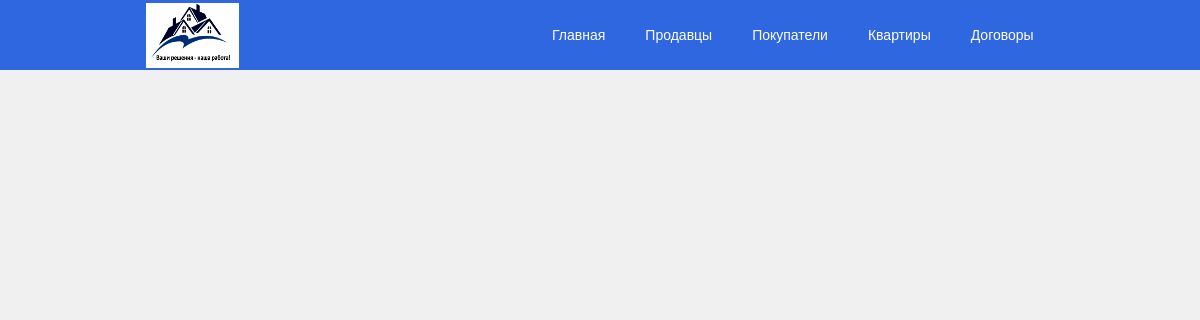
The app's page /flat_view/, older data.
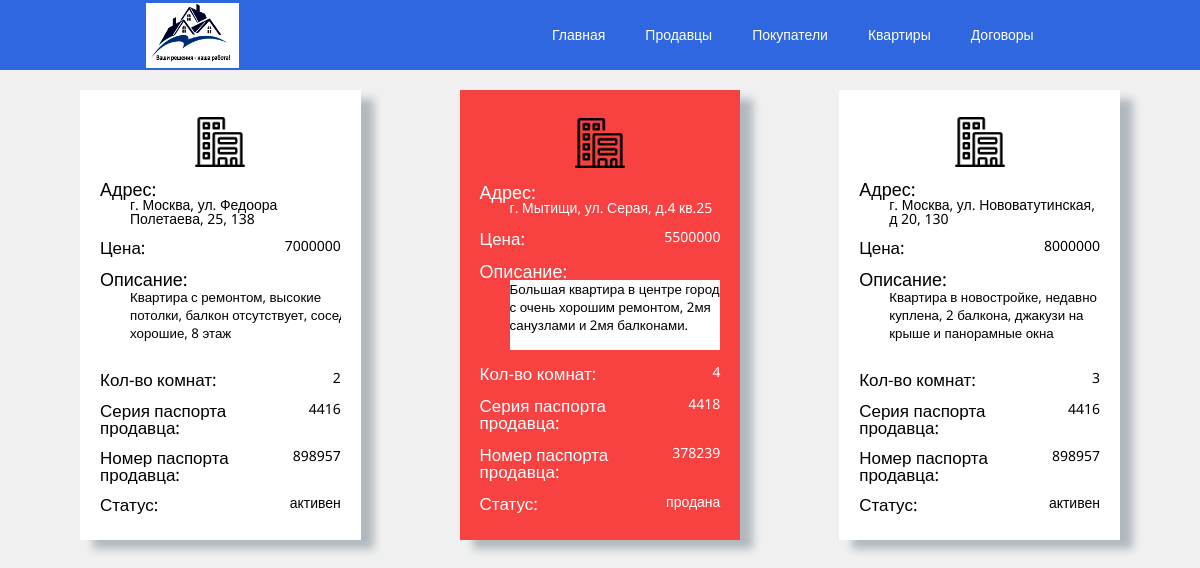
The same page, newer data.
### main/models.py (models this page shows, shortened)
class Flat(models.Model):
    id_fl = models.AutoField(blank=False, primary_key=True)
    coast = models.IntegerField(blank=False)
    descr = models.TextField(blank=False)
    rooms = models.IntegerField(blank=False)
    adress = models.CharField(max_length=150, blank=False)
    square_f = models.IntegerField(blank=False)
    id_seller = models.ForeignKey(Seller, on_delete=models.CASCADE, blank=False, null=True)
    status = models.CharField(max_length=10, blank=False)

class Klient(models.Model):
    id_kl = models.AutoField(blank=False, primary_key=True)
    fio = models.CharField(max_length=100, blank=False)
    bd = models.DateField(blank=False)
    phone = models.CharField(max_length=11, blank=False)
    mail = models.CharField(max_length=100, blank=False)
    pasp_seria = models.CharField(max_length=4,blank=False)
    pasp_nomer = models.CharField(max_length=6, blank=False)

### main/views.py (the view)
# urls.py: path('flat_view/', FlatView.as_view(), name='view_flat_url'),
class FlatView(View):
    def get(sefl, request):
        flat = Flat.objects.all()#SELECT * FROM Flat
        return render(request, 'main/flat_view.html', context={'flat': flat})

### main/templatetags/main_get_filter.py (called while the page is built)
@register.filter
def get_pseria_sel(klient, obj_id):
    flat_list = Flat.objects.values('id_fl', 'id_seller')
    for flat in flat_list:
        if obj_id == flat['id_fl']:
            id_s = flat['id_seller']
    seller_list = Seller.objects.filter(id_seller=id_s).values('id_kl')
    klient_list = Klient.objects.all()
    for seller in seller_list:
        for kl in klient_list:
            if seller['id_kl'] == kl.id_kl:
                p_seria_s = Klient.objects.get(id_kl=kl.id_kl).pasp_seria
    print(p_seria_s)
    return p_seria_s

@register.filter
def get_pnomer_sel(flat, obj_id):
    flat_list = Flat.objects.values('id_fl', 'id_seller')
    for flat in flat_list:
        if obj_id == flat['id_fl']:
            id_s = flat['id_seller']
    seller_list = Seller.objects.filter(id_seller=id_s).values('id_kl')
    klient_list = Klient.objects.all()
    for seller in seller_list:
        for kl in klient_list:
            if seller['id_kl'] == kl.id_kl:
                p_nomer_s = Klient.objects.get(id_kl=kl.id_kl).pasp_nomer
    print(p_nomer_s)
    return p_nomer_s

### main/templates/main/flat_view.html (shortened to what this page needs)
{% extends 'base.html' %}
{% load main_get_filter %}
{% load static %}
{% block content %}
    <div class="container">
        <div class="fl_block">
            {% for fl in flat %}
                {% if fl.status == 'активен' %}
                <div class="white fl_card">
                {% elif fl.status == 'продана' %}
                <div class="red fl_card">
                {% endif %}
                    <div class="fl_header">
                        <img src="{% static 'icon/buildings.png' %}" alt="">
                    </div>
                    <div class="fl_adress">
                        <p class="fl_title">Адрес:</p>
                        <p>{{ fl.adress|truncatechars:45 }}</p>
                    </div>
                    <div class="fl_coast row_block">
                        <p>Цена:</p>
                        <p>{{ fl.coast|truncatechars:10 }}</p>
                    </div>
                    <div class="fl_descr">
                        <p class="fl_title">Описание:</p>
                        <p><textarea name="" id="" cols="30" rows="10" class="descr" readonly>{{ fl.descr|truncatechars:100 }}</textarea></p>
                    </div>
                    <div class="fl_rooms row_block">
                        <p>Кол-во комнат:</p>
                        <p>{{ fl.rooms|truncatechars:30 }}</p>
                    </div>
                    <div class="fl_seria row_block">
                        <p>Серия паспорта продавца:</p>
                        <p>{{ flat|get_pseria_sel:fl.id_fl|truncatechars:4 }}</p>
                    </div>
                    <div class="fl_nomer row_block">
                        <p>Номер паспорта продавца:</p>
                        <p>{{ flat|get_pnomer_sel:fl.id_fl|truncatechars:6 }}</p>
                    </div>
                    <div class="fl_nomer row_block">
                        <p>Статус:</p>
                        <p>{{ fl.status }}</p>
                    </div>
                </div>
            {% endfor %}
        </div>
    </div>
{% endblock %}

### main/templates/base.html (shortened to what this page needs)
{% load static %}
<!DOCTYPE html>
<html lang="en">
<head>
    <link rel="stylesheet" href="{% static 'css/style.css' %}">
</head>
<body>
    <header>
        <div class="logo">
            <img src="{% static 'icon/logo.jpg' %}" alt="">
        </div>
        <nav>
            <ul>
                <li class="main_url"><a href="{% url 'index_url' %}">Главная</a></li>
                <div class="sel_block rel_block">
                    <li class="btn_url" id="0">Продавцы</li>
                </div>
                <div class="buyer_block rel_block">
                    <li class="btn_url" id="1">Покупатели</li>
                </div>
                <div class="flat_block rel_block">
                    <li class="btn_url" id="2">Квартиры</li>
                </div>
                <div class="contract_block rel_block">
                    <li class="btn_url" id="3">Договоры</li>
                </div>
            </ul>
        </nav>
    </header>
    {% block content %}
    {% endblock %}
</body>
</html>

### main/static/css/style.css (style rules this page uses)
* { padding: 0; margin: 0; border: 0; }
*,*:before,*:after { -moz-box-sizing: border-box; -webkit-box-sizing: border-box; box-sizing: border-box; }
nav,footer,header,aside { display: block; }
html,body { height: 100%; width: 100%; font-size: 100%; line-height: 1; font-size: 14px; -ms-text-size-adjust: 100%; -moz-text-size-adjust: 100%; -webkit-text-size-adjust: 100%; }
input,button,textarea { font-family:inherit; }
a, a:visited { text-decoration: none; }
ul li { list-style: none; }
img { vertical-align: top; }
body { font-family: 'Noto Sans', sans-serif; background-color: rgba(240, 240, 240, 0.938); }
header { position: relative; z-index: 30; display: flex; flex-direction: row; justify-content: space-around; align-items: center; background-color: rgb(47, 103, 224); height: 70px; }
.logo img { height: 100%; width: 100%; }
.logo { height: 65px; width: 93px; }
header nav ul { display: flex; flex-direction: row; justify-content: space-around; align-items: center; }
.btn_url { color: white; padding: 28px 20px; cursor: pointer; }
.main_url a { color: white; }
.main_url { padding: 28px 20px; margin: 0; }
nav .rel_block { position: relative; z-index: 20; }
.container { width: 90%; margin: 0 auto; padding: 20px; text-align: center; }
.red { background-color: rgba(250, 34, 34, 0.849); color: white; }
.fl_block { display: flex; flex-direction: row; flex-wrap: wrap; justify-content: space-between; }
.fl_card { width: 27%; height: 450px; display: flex; flex-direction: column; justify-content: space-around; text-align: left; padding: 20px; box-shadow: 13px 9px 8px 0px rgba(34, 60, 80, 0.3); margin-bottom: 30px; }
.white { background-color: white; }
.fl_header { text-align: center; }
.fl_header img { width: 50px; height: 50px; }
.fl_title { font-size: 18px; }
.fl_card div :nth-child(2) { padding-left: 30px; }
.fl_descr :nth-child(2) { height: 70px; overflow: auto; }
.row_block { display: flex; flex-direction: row; justify-content: space-between; }
.row_block :first-child { font-size: 17px; }

Row changes from the older to the newer data that the page shows:
added Flat: adress "г. Москва, ул. Федоора Полетаева, 25, 138", coast "7000000", descr "Квартира с ремонтом, высокие потолки, балкон отсутствует, соседи хорошие, 8 этаж", rooms "2", id_fl.id_kl "4416", id_fl.id_kl "898957", status "активен"
added Flat: adress "г. Мытищи, ул. Серая, д.4 кв.25", coast "5500000", descr "Большая квартира в центре города с очень хорошим ремонтом, 2мя санузлами и 2мя балконами.", rooms "4", id_fl.id_kl "4418", id_fl.id_kl "378239", status "продана"
added Flat: adress "г. Москва, ул. Нововатутинская, д 20, 130", coast "8000000", descr "Квартира в новостройке, недавно куплена, 2 балкона, джакузи на крыше и панорамные окна", rooms "3", id_fl.id_kl "4416", id_fl.id_kl "898957", status "активен"
